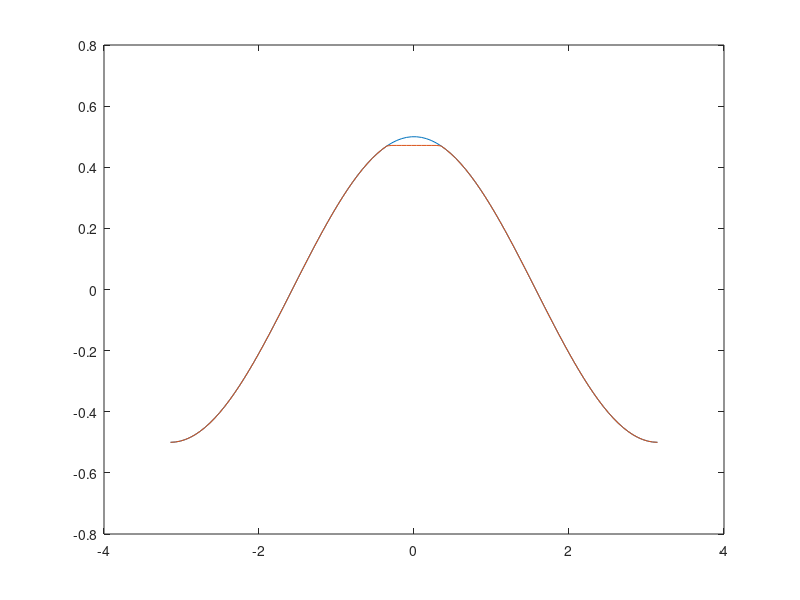
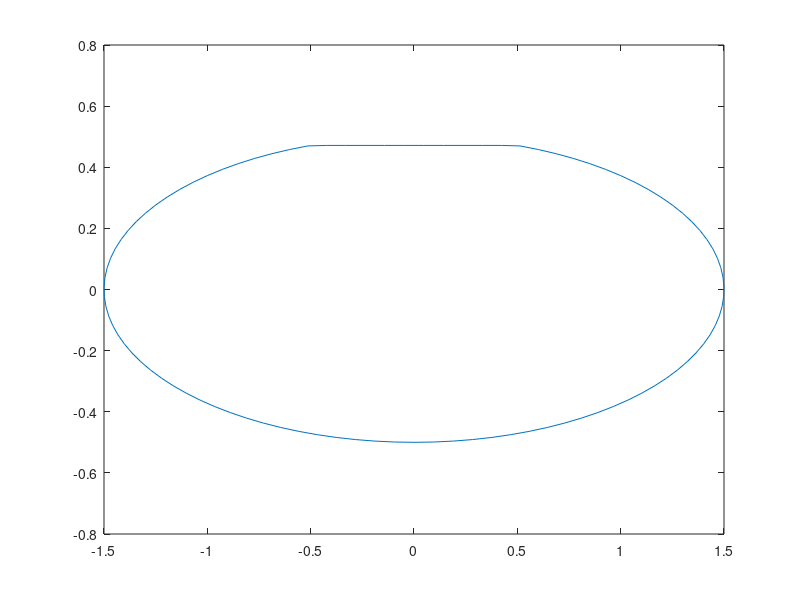

Write the MATLAB code that produced these figures, in order.
clear all;
close all;

dmaj = 3;
dmin = 1;

nwidth = 1;
if nwidth >= dmaj
    error('Notch width is too large. Increase dmaj or decrease nwidth.')
end

theta = linspace(-pi,pi,100);
yshift = zeros(1,length(theta));
y = (dmin/2)*cos(theta);
x = (dmaj/2)*sin(theta);
% flatlimit = pi/4;
flatlimit = asin(nwidth/dmaj);
% flatheight = 0;

for i = 1:length(yshift)
    % Don't shift y if outside the chosen bounds
    if theta(i) < -pi | theta(i) > pi
        yshift(i) = 0;
    elseif theta(i) >= -flatlimit & theta(i) <= flatlimit
        yshift(i) = (dmin/2)*cos(-flatlimit);
    else
        yshift(i) = y(i);
    end          
end

% yshift(yshift == 0) = NaN;  % THIS STILL CAUSES A HOLE IN THE BOTTOM OF THE ELLIPSE
% for i = 1:length(theta)
%     if theta(i) == 0
%         yshift(i) = 0;
%     end
% end
% x(1) = 0;
% x(end) = 0;

figure(1)
plot(theta,y)
hold on
plot(theta,yshift)

hold off
figure(2)
plot(x,yshift)